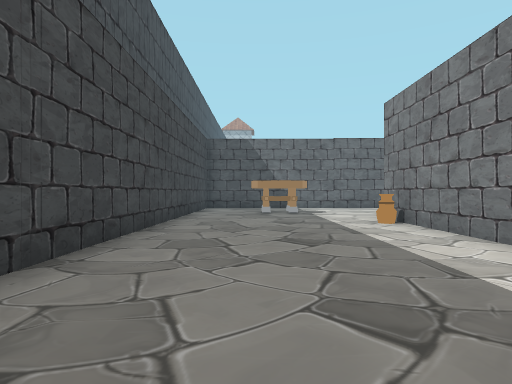
[1] (above)

21 first-person views from a walk through a scene from a Unity 3-D project. The camera is 1.2 m above the floor, looks level and sees 75° across. The floor is counted in squares, 2 m on a side. Each view is taken from the middle of a square. On the plan, view 1 faces up. The plan holds only what a view shows up to about 10 squares ahead; the rest is blank. The place goes on beyond the plan. The player is left out. Some animated figures are left out. Some surface patterns are stand-ins.

[2]
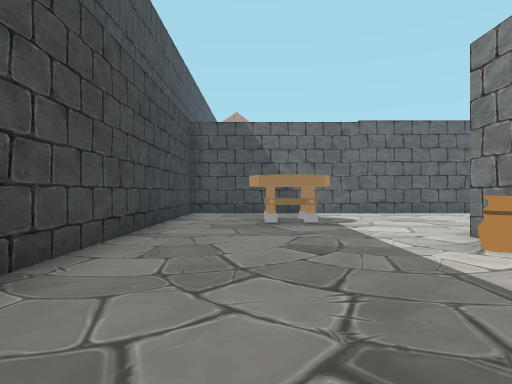

[3]
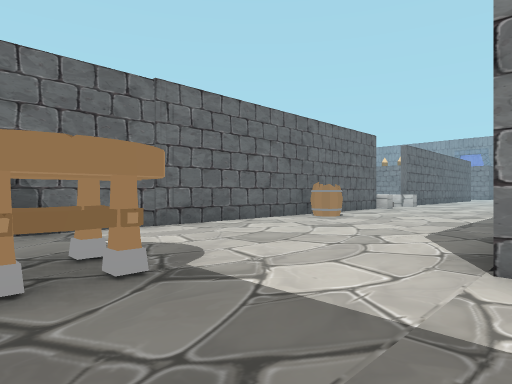

[4]
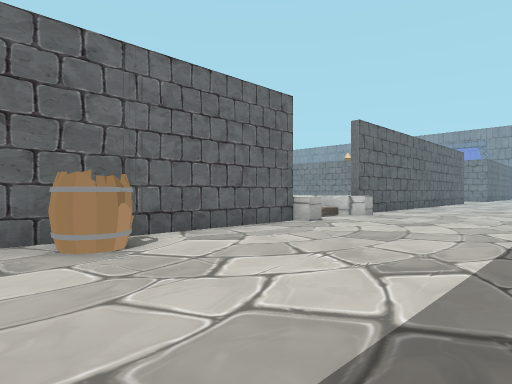

[5]
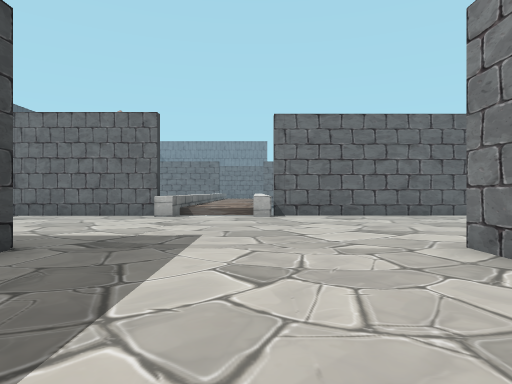

[6]
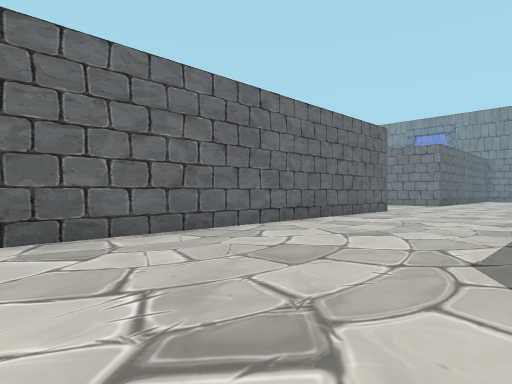

[7]
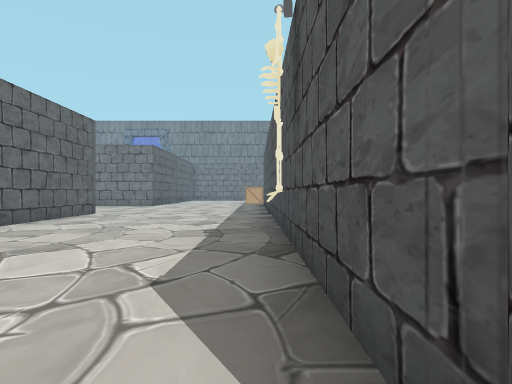

[8]
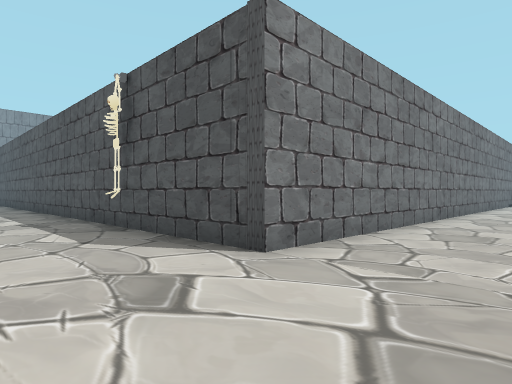

[9]
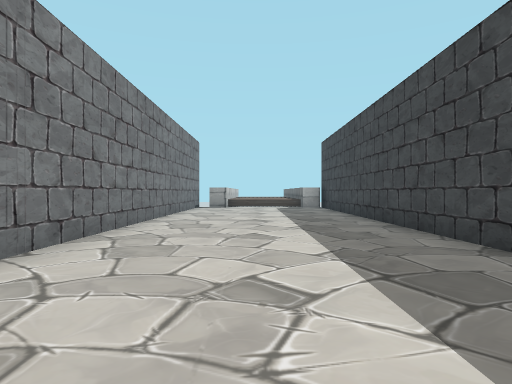

[10]
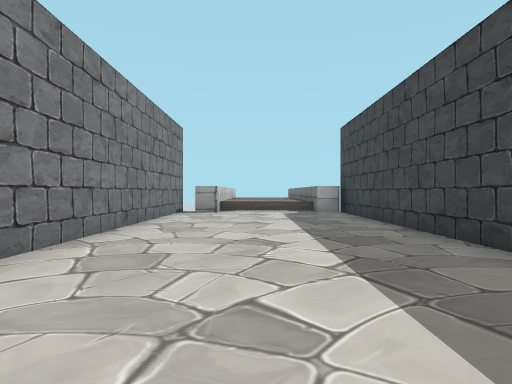

[11]
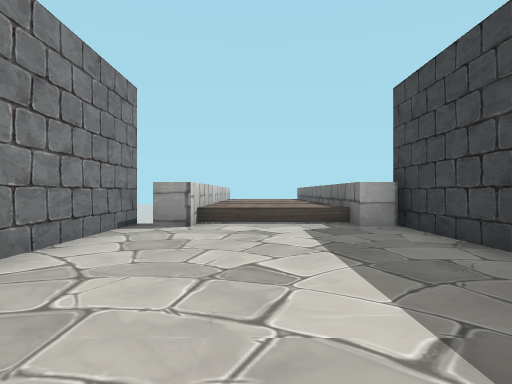

[12]
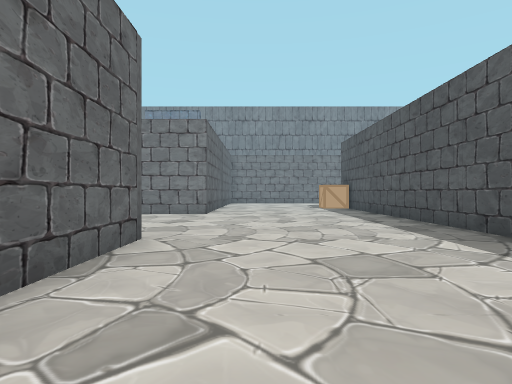

[13]
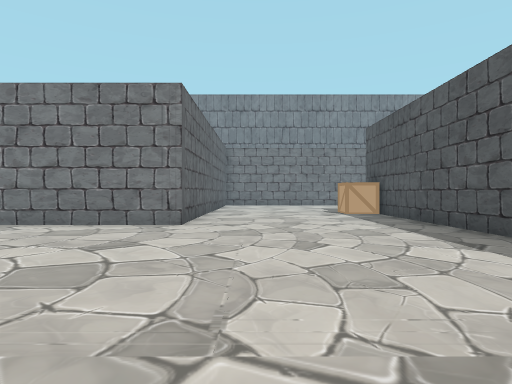

[14]
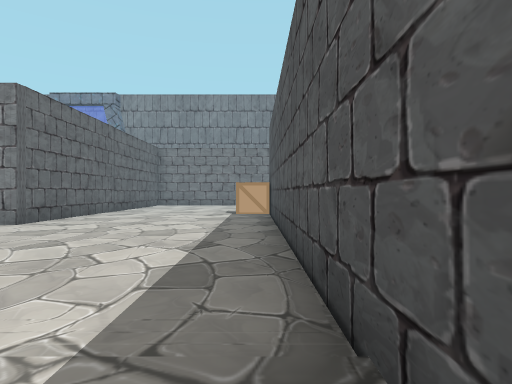

[15]
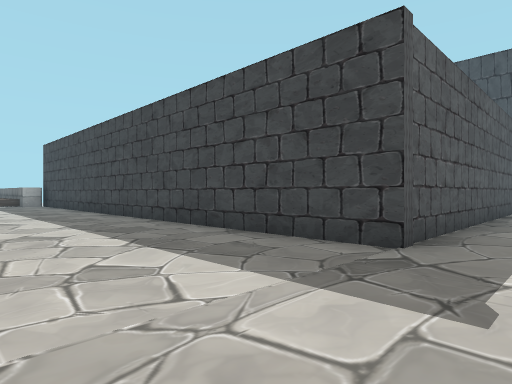

[16]
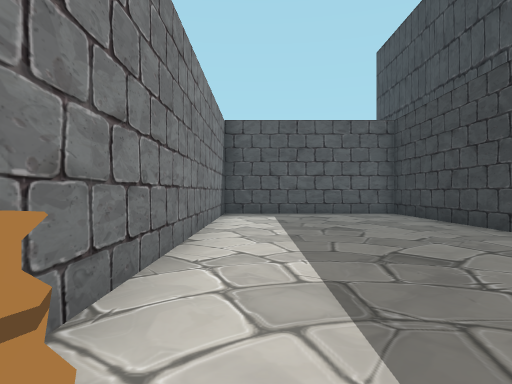

[17]
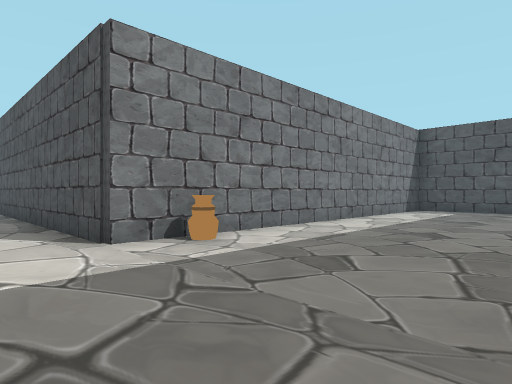

[18]
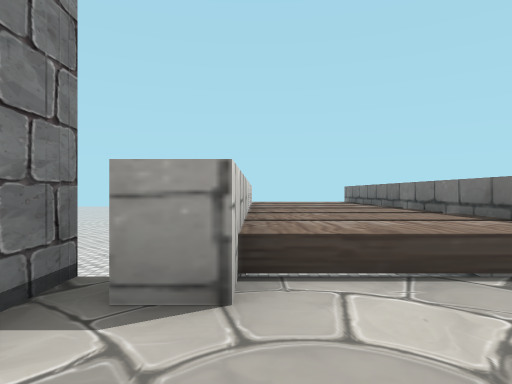

[19]
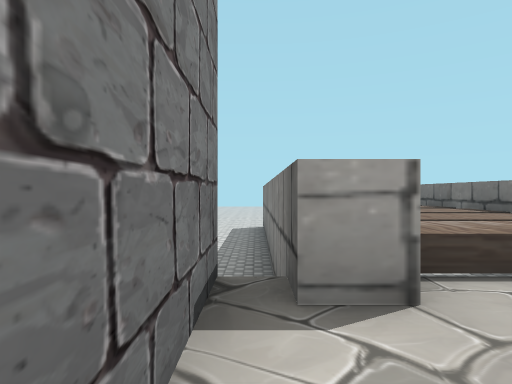

[20]
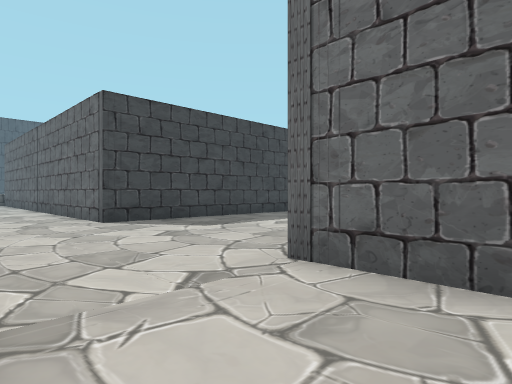

[21]
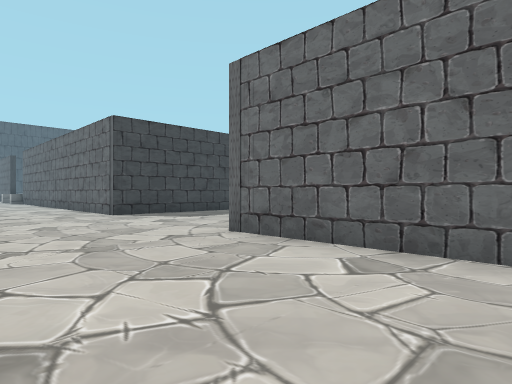

### Floor plan
Points are (right, up) in squares from view 1. A wall is a line through its corners. A room is listed if a view was taken in it or the views show most of it. See-through windows are left out.
Room 1 (views 1, 2, 3, 4, 5, 6, 7, 8, 9, 10, 11, 12, 13, 14, 15, 16, 17, 18, 19, 20, 21)
walls: (11.6, 12.4) (-1.8, 12.4) (-1.8, -2.3) (2.9, -2.3) (2.9, 7.6) (11.4, 7.6) (11.4, -6.5); (11.5, -6.8) (12.2, -6.8) (12.2, -10.5); (16.3, -7.5) (16.3, 7.6) (32.1, 7.6); (25.3, 16.5) (25.3, 12.4) (14.4, 12.4); (15.1, -10) (15.1, -6.8) (15.8, -6.8); (34, 12.4) (30.1, 12.4) (30.1, 15.8)
low walls: (14.4, 12) (13.9, 12) (13.9, 14.1); (14, 12.8) (13.5, 12.8); (12.5, 12.8) (12, 12.8); (12, 13.8) (12, 12) (11.6, 12) (11.6, 12.4); (12.1, -7.4) (15.1, -7.4); (12.2, -8.6) (15.1, -8.6); (12.1, -10) (15.1, -10)
ways out: opening at (13, 12.5)
objects: other object (0, 9) to (1, 10); other object (7, 12); other object (20, 8); other object (33, 8) to (34, 8)

Where each view was taken, in squares from view 1:
view 1: 0 up, 0 right, facing up
view 2: 3 up, 0 right, facing up
view 3: 7 up, 0 right, facing up-right
view 4: 8 up, 6 right, facing up-right
view 5: 4 up, 14 right, facing up
view 6: 8 up, 15 right, facing up-right
view 7: 8 up, 16 right, facing right
view 8: 10 up, 14 right, facing down-right
view 9: 6 up, 14 right, facing down
view 10: 3 up, 14 right, facing down
view 11: 1 down, 14 right, facing down
view 12: 11 up, 21 right, facing right
view 13: 11 up, 24 right, facing right
view 14: 8 up, 24 right, facing right
view 15: 9 up, 15 right, facing down-left
view 16: 7 up, 2 right, facing down
view 17: 9 up, 1 left, facing down-right
view 18: 5 down, 15 right, facing down
view 19: 5 down, 16 right, facing down
view 20: 10 up, 32 right, facing up-left
view 21: 9 up, 34 right, facing up-left
